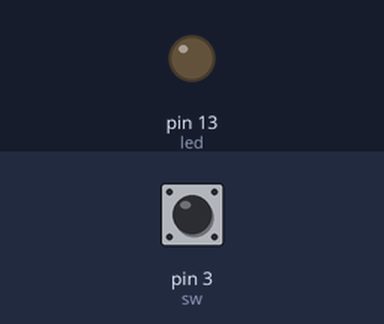
The sketch below on a simulated Arduino Uno, built with avr-gcc and run on an emulated ATmega328P. Parts: output pins drawn as LEDs (lit = HIGH). The inputs (shaded band) are chosen by the test bench; at power-on: pin 3 (sw) LOW.

Above: at 1.2 s.
1.3 s: pin 3 (sw) pulled HIGH for 0.15 s
At 1.37 s:
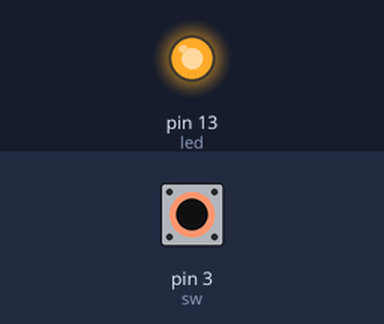
2.9 s: pin 3 (sw) pulled HIGH for 3.2 s
At 7.0 s:
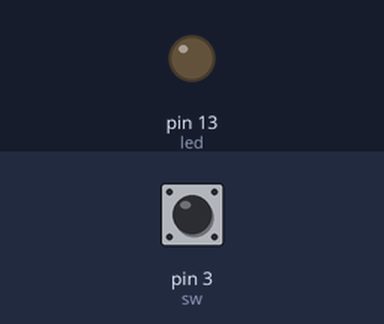
Timing chart, 0 to 8.5 s (numbered marks = the images above; inputs shaded):
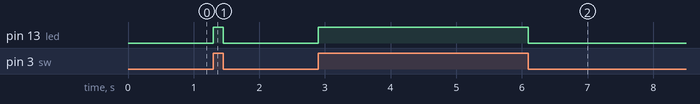

The sketch:

4.Controlling_led_by_switch.ino
```cpp
int sw=3;
int led=13;
void setup() {
  // put your setup code here, to run once:
pinMode(led ,OUTPUT);
pinMode(sw,INPUT);

}

void loop() {
  // put your main code here, to run repeatedly:
int x=digitalRead(sw);
if(x==1 )
{
  digitalWrite(led,HIGH);
}
else
{
  digitalWrite(led,LOW);
}

}
```

Measured:
- after the input at 1.3 s, pin 13 (led): LOW → HIGH at once, → LOW 0.15 s later
- after the input at 2.9 s, pin 13 (led): LOW → HIGH at once, → LOW 3.2 s later
